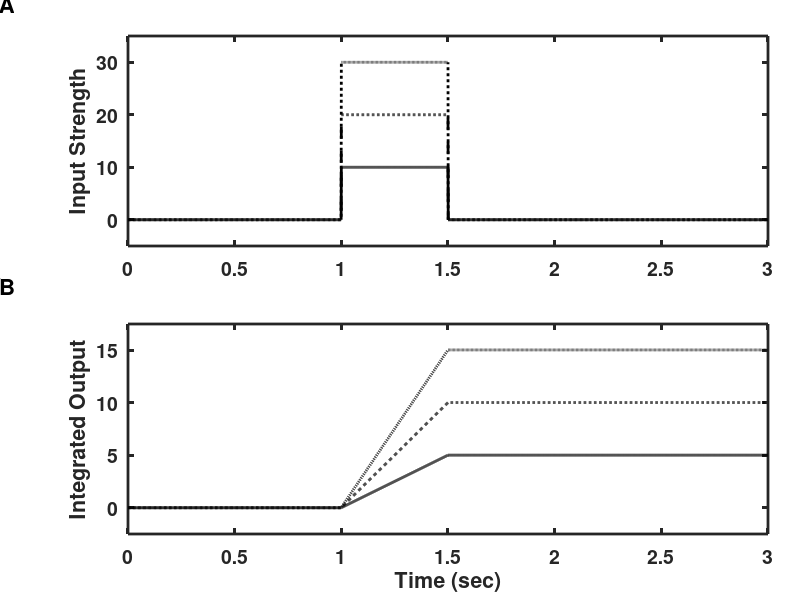

Write the MATLAB code that produced this figure.
% integrator_cartoon.m
%
% Code demonstrating how a perfect integrator produces parameteric working
% memory.
%
% No simulations carried out -- "cumsum" is used to produce integration
%
% This code is used to produce Figure 6.7 in the text book
% An Introductory Course in Computational Neuroscience 
% by Paul Miller.
%
%%%%%%%%%%%%%%%%%%%%%%%%%%%%%%%%%%%%%%%%%%%%%%%%%%%%%%%%%%%%%%%%%%%%%%%%%%%
dt = 0.001;             % time-step
tmax = 3;               % maximum time to plot
tvec = 0:dt:tmax;       % vector of time points
    
stimsvec = [10 20 30];          % set of differnet stimulus strengths
Nstims = length(stimsvec);      % no. of different stimuli 
stim_on = 1;                    % time to commence stimulus
stim_off = 1.5;                 % time to end stimulus
n_on = 1+round(stim_on/dt);     % time-point number to start stimulus
n_off = 1+round(stim_off/dt);   % time-point number to end stimulus

%% Set up the plotting parameters
set(0,'DefaultLineLineWidth',2,...
    'DefaultLineMarkerSize',8, ...
    'DefaultAxesLineWidth',2, ...
    'DefaultAxesFontSize',14,...
    'DefaultAxesFontWeight','Bold');
% LineStyle_vec is to allow different linestyles within a loop
% Note { } is used for a vector of character strings
LineStyle_vec = {'-', '--', ':'};

figure(1)
clf

%% Now loop through with each different stimulus strength
for i = 1:Nstims
    % first produce the stimulus vector and plot it
    stim = zeros(size(tvec));           
    stim(n_on:n_off) = stimsvec(i);
    subplot('Position',[0.16 0.59 0.8 0.35])
    plot(tvec,stim,'k','linestyle',LineStyle_vec{i})
    hold on
    ylabel('Input Strength')
    axis([0 tmax -5 35])
    
    % next use "cumsum" to calculate the cumulative sum of the stimulus,
    % which given the small dt is equivalent to its integral so a plot of
    % cumsum(stim)*dt is a plot of the integrated stimulus
    subplot('Position',[0.16 0.11 0.8 0.35])
    plot(tvec,dt*cumsum(stim),'k','linestyle',LineStyle_vec{i})
    hold on
    ylabel('Integrated Output')
    xlabel('Time (sec)')
    axis([0 tmax -2.5 17.5])
end

% Finally label the two panels as A and B
annotation('textbox',[0.00 0.98 0.02 0.02],'LineStyle','none', ...
    'FontSize',16,'FontWeight','Bold','String','A')
annotation('textbox',[0.00 0.51 0.02 0.02],'LineStyle','none', ...
    'FontSize',16,'FontWeight','Bold','String','B')
